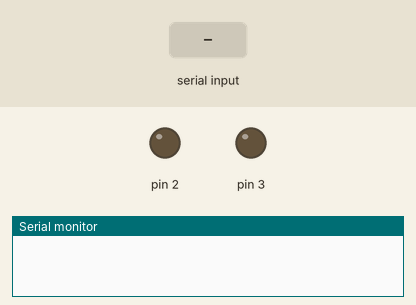
This sketch was run on a simulated Arduino Uno, built with avr-gcc and run on an emulated ATmega328P. On the bench: output pins drawn as LEDs (lit = HIGH), the last lines printed to the serial monitor. The test bench sets the inputs (shaded band).

Above: at 1.2 s.
1.3 s: "1\n" received over Serial
At 2.5 s:
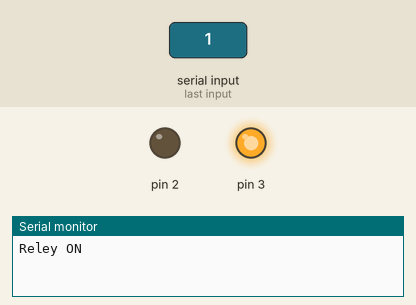
2.8 s: "2\n" received over Serial
At 3.9 s:
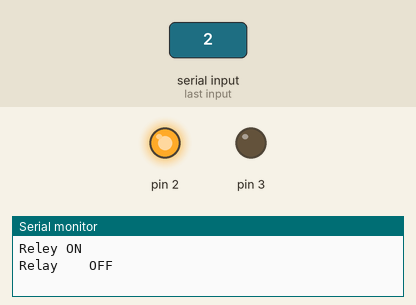
Timing chart, 0 to 5.8 s (numbered marks = the images above; inputs shaded):
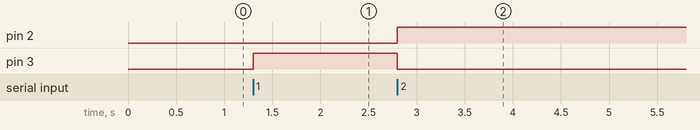

The sketch:

LTM8054_Serial.ino
```cpp
int lavr;
void setup() {

  pinMode(2, OUTPUT);
  Serial.begin(115200);
  digitalWrite(2, LOW);
  pinMode(3, OUTPUT);

}

void loop() {


 if (Serial.available() > 0)
 {
    lavr = Serial.parseInt();
    switch (lavr) {
    case 1:
      digitalWrite(2, LOW);
      digitalWrite(3, HIGH);
      Serial.println("Reley ON");
      break;
    case 2:
      digitalWrite(2, HIGH);
      digitalWrite(3, LOW);
      Serial.println("Relay    OFF");
      break;
  }

}
}
```

Measured:
- after the input at 1.3 s, pin 3: LOW → HIGH at once
- after the input at 2.8 s, pin 2: LOW → HIGH at once; pin 3: HIGH → LOW at once
